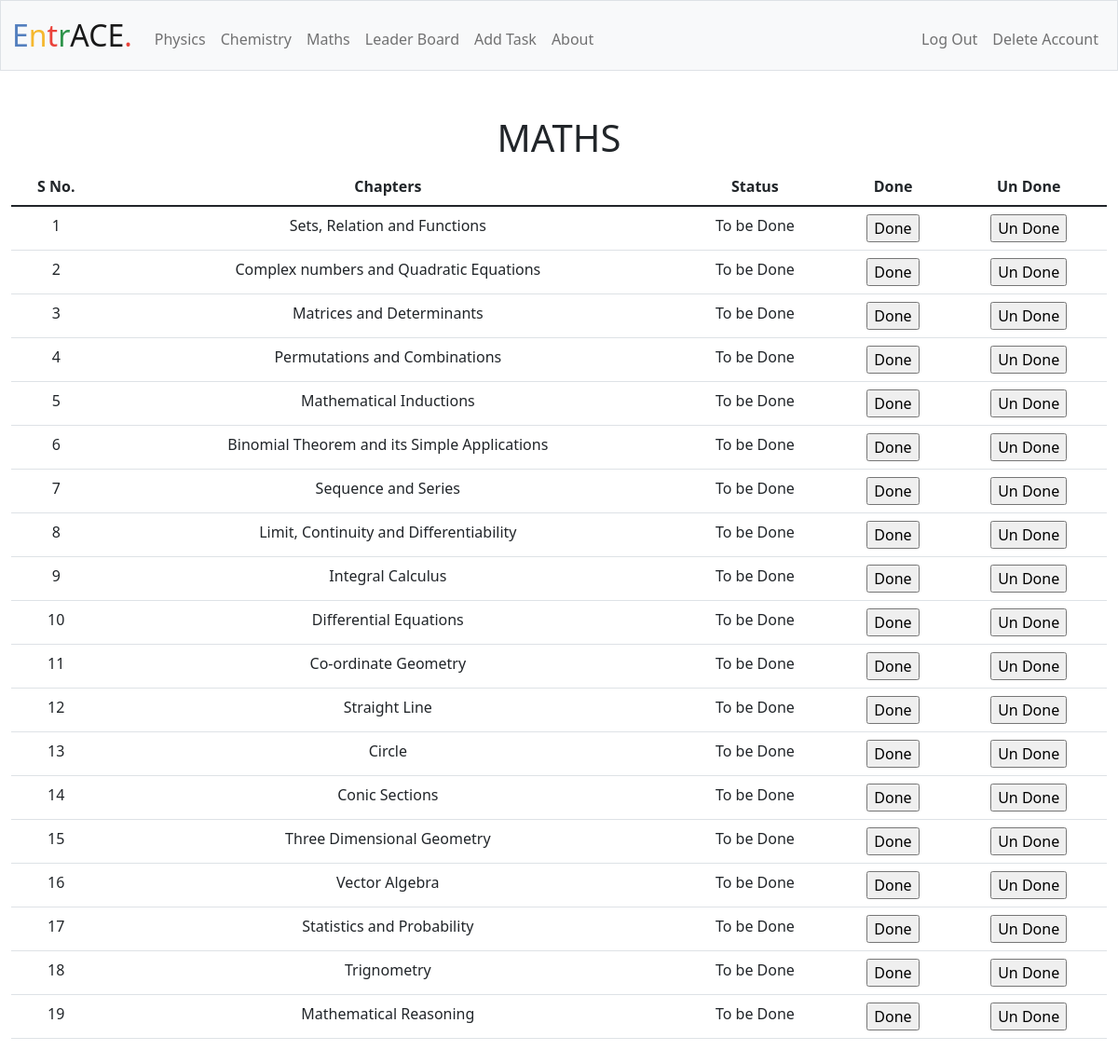
/maths (signed in), run on the app's committed database.
### tables this page shows
CREATE TABLE maths(id INTEGER, chapters TEXT,status BOOL);

### app.py (the view)
@app.route("/maths", methods=["GET", "POST"])
@login_required
def maths():
    math = db.execute('SELECT * FROM maths WHERE id = ?', session['user_id'])
    chapters = []
    status = []
    l = []
    for i in range(len(math)):
        chapters.append(math[i]['chapters'])
        l.append(i + 1)
        if math[i]['status'] == 0:
            status.append('To be Done')
        else:
            status.append('Done')
    loop = len(l)
    for i in range(loop):
        if request.form.get(str(math[i])) == 'Done':
            db.execute('UPDATE maths SET status = 1 WHERE chapters = ? AND id = ?', chapters[i], session['user_id'])
            return redirect('/maths')
        if request.form.get(str(math[i])) == 'Un Done':
            db.execute('UPDATE maths SET status = 0 WHERE chapters = ? AND id = ?', chapters[i], session['user_id'])
            return redirect('/maths')
    return render_template('maths.html',math=math, chapters=chapters, l=l, status=status, loop=loop)

### app.py (called while the page is built)
@app.after_request
def after_request(response):
    response.headers["Cache-Control"] = "no-cache, no-store, must-revalidate"
    response.headers["Expires"] = 0
    response.headers["Pragma"] = "no-cache"
    return response

### helpers.py (called while the page is built)
def login_required(f):
    @wraps(f)
    def decorated_function(*args, **kwargs):
        if session.get("user_id") is None:
            return redirect("/login")
        return f(*args, **kwargs)
    return decorated_function

### templates/maths.html (shortened to what this page needs)
{% extends "layout.html" %}
{% block main %}
<h1>MATHS</h1>
<table class="table">
    <thead>
        <tr>
            <th>S No.</th>
            <th>Chapters</th>
            <th>Status</th>
            <th>Done</th>
            <th>Un Done</th>
        </tr>
    </thead>
    <tbody>
        {% for i in range(loop) %}
        <tr>
            <td>{{ l[i] }}</td>
            <td>{{ chapters[i] }} </td>
            <td>{{ status[i] }}</td>
            <td>
                <form method="POST" action="/maths">
                    <input type="submit" value="Done" name="{{ math[i] }}"/>
                </form>
            </td>
            <td>
                <form method="POST" action="/maths">
                    <input type="submit" value="Un Done" name="{{ math[i] }}"/>
                </form>
            </td>
        </tr>
        {% endfor %}
    </tbody>
</table>
{% endblock %}

### data on the page
maths: chapters "Sets, Relation and Functions"
maths: chapters "Complex numbers and Quadratic Equations"
maths: chapters "Matrices and Determinants"
maths: chapters "Permutations and Combinations"
maths: chapters "Mathematical Inductions"
maths: chapters "Binomial Theorem and its Simple Applications"
maths: chapters "Sequence and Series"
maths: chapters "Limit, Continuity and Differentiability"
maths: chapters "Integral Calculus"
maths: chapters "Differential Equations"
maths: chapters "Co-ordinate Geometry"
maths: chapters "Straight Line"
maths: chapters "Circle"
maths: chapters "Conic Sections"
maths: chapters "Three Dimensional Geometry"
maths: chapters "Vector Algebra"
maths: chapters "Statistics and Probability"
maths: chapters "Trignometry"
maths: chapters "Mathematical Reasoning"

### other printed values
{{ l[i] }} "1" "2" "3" "4" "5" "6" "7" "8" "9" "10" "11" "12" "13" "14" "15" "16" "17" "18" "19"
{{ status[i] }} "To be Done" "To be Done" "To be Done" "To be Done" "To be Done" "To be Done" "To be Done" "To be Done" "To be Done" "To be Done" "To be Done" "To be Done" "To be Done" "To be Done" "To be Done" "To be Done" "To be Done" "To be Done" "To be Done"
